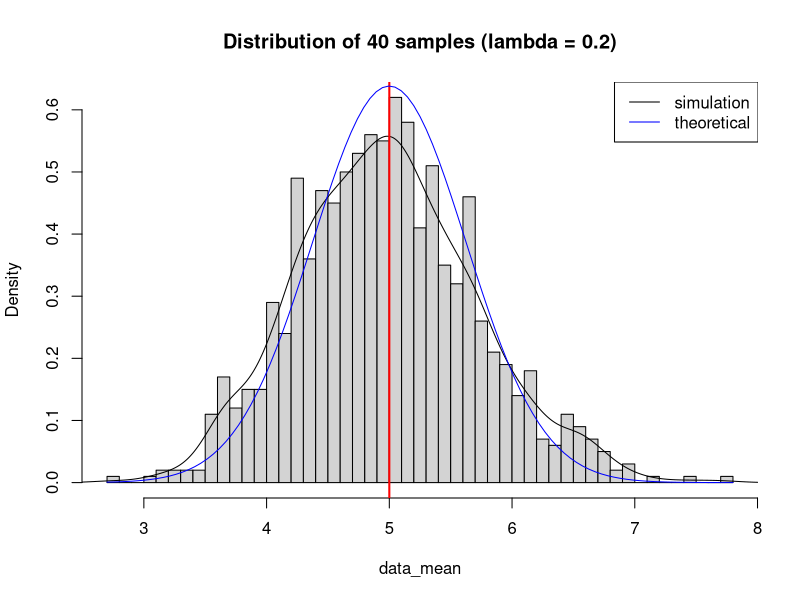
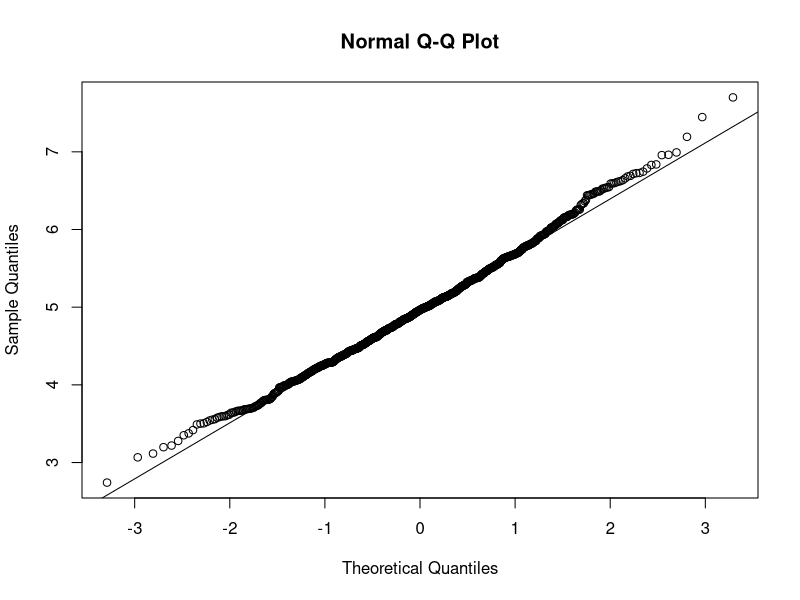

Here is the R script that generated these plots, in order:
## ---- chunk 1
data <- 1000
lambda <- 0.2
count <- 40

#set seed to allow reproductivity
set.seed(384252)

data_mean = NULL
for (i in 1 : 1000) data_mean = c(data_mean,mean(rexp(40,0.2)))


## ---- chunk 2
mean_sample <- mean(data_mean)
mean_sample
mean_th <- 1/lambda
mean_th
## ---- chunk 3
var_sample <- var(data_mean)
var_sample
var_th <- (1/lambda)^2/count
var_th
## ---- chunk 4
hist(data_mean,breaks=60,freq=FALSE,main="Distribution of 40 samples (lambda = 0.2)")
lines(density(data_mean),col="black")
abline(v=1/lambda,col="red",lwd=2)
curve(dnorm(x,mean_th,var_th),col="blue",add=TRUE)
legend('topright',c("simulation","theoretical"),lty=c(1,1),col=c("black","blue"))
## ---- chunk 5
qqnorm(data_mean); qqline(data_mean)
